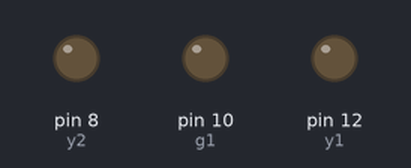
Simulated run of this sketch. Board: Arduino Uno, built with avr-gcc and run on an emulated ATmega328P. Shown: output pins drawn as LEDs (lit = HIGH). Pins used as bus, display or sensor lines are not drawn.

Above: at 5.0 s.
At 11.5 s:
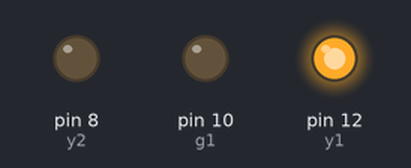
At 18.0 s:
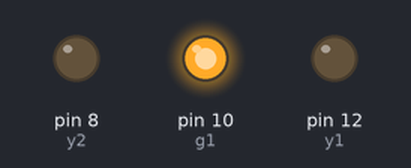
At 24.5 s:
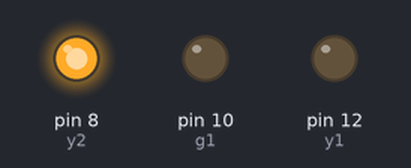
Timing chart, 0 to 33.8 s (numbered marks = the images above):
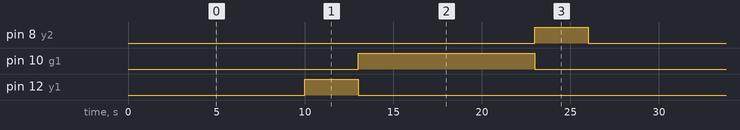

Measured:
- by itself, pin 8 (y2), pin 12 (y1): alternates HIGH for 3.0 s and LOW for 23.0 s
- by itself, pin 10 (g1): alternates HIGH for 10.0 s and LOW for 16.0 s
- by itself, everything shown: repeats every 26.0 s, in 4 steps

The sketch:

16_TRAFFIC_LIGHT.ino
```cpp
#define g1 10
#define r1 11
#define y1 12
#define g2 10
#define r2 9
#define y2 8

void setup()
{
 pinMode(g1,OUTPUT);
 pinMode(r1,OUTPUT);
 pinMode(y1,OUTPUT);
 pinMode(g2,OUTPUT);
 pinMode(r2,OUTPUT);
 pinMode(y2,OUTPUT);
}

void loop()
{
 digitalWrite(g1,HIGH);
 digitalWrite(y1,LOW);
 digitalWrite(r1,LOW);
 digitalWrite(g2,LOW);
 digitalWrite(y2,LOW);
 digitalWrite(r2,HIGH);
 delay(10000);
 digitalWrite(g1,LOW);
 digitalWrite(y1,HIGH);
 digitalWrite(r1,LOW);
 digitalWrite(g2,LOW);
 digitalWrite(y2,LOW);
 digitalWrite(r2,HIGH);
 delay(3000);
 digitalWrite(g1,LOW);
 digitalWrite(y1,LOW);
 digitalWrite(r1,HIGH);
 digitalWrite(g2,HIGH);
 digitalWrite(y2,LOW);
 digitalWrite(r2,LOW);
 delay(10000);
 digitalWrite(g1,LOW);
 digitalWrite(y1,LOW);
 digitalWrite(r1,HIGH);
 digitalWrite(g2,LOW);
 digitalWrite(y2,HIGH);
 digitalWrite(r2,LOW);
 delay(3000);

}
```
